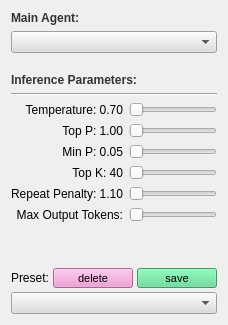
             <widget class="QWidget" name="tab_model">
              <attribute name="title">
               <string>Model</string>
              </attribute>
              <layout class="QVBoxLayout" name="verticalLayout_model">
               <item>
                <widget class="QLabel" name="label_model">
                 <property name="font">
                  <font>
                   <weight>75</weight>
                   <bold>true</bold>
                  </font>
                 </property>
                 <property name="styleSheet">
                  <string notr="true">color: rgb(51, 51, 51);</string>
                 </property>
                 <property name="text">
                  <string>Main Agent:</string>
                 </property>
                </widget>
               </item>
               <item>
                <layout class="QVBoxLayout" name="verticalLayout_5">
                 <property name="spacing">
                  <number>4</number>
                 </property>
                 <item>
                  <widget class="QComboBox" name="model_combo">
                   <property name="styleSheet">
                    <string notr="true">selection-background-color: #be8fd3;
background-color: rgb(221, 221, 221);
</string>
                   </property>
                   <property name="editable">
                    <bool>false</bool>
                   </property>
                   <property name="frame">
                    <bool>true</bool>
                   </property>
                  </widget>
                 </item>
                </layout>
               </item>
               <item>
                <widget class="QLabel" name="label_gen_params">
                 <property name="font">
                  <font>
                   <weight>75</weight>
                   <bold>true</bold>
                  </font>
                 </property>
                 <property name="styleSheet">
                  <string notr="true">color: rgb(51, 51, 51);</string>
                 </property>
                 <property name="text">
                  <string>
Inference Parameters:</string>
                 </property>
                </widget>
               </item>
               <item>
                <widget class="Line" name="line">
                 <property name="orientation">
                  <enum>Qt::Horizontal</enum>
                 </property>
                </widget>
               </item>
               <item>
                <layout class="QHBoxLayout" name="horizontalLayout_12">
                 <item>
                  <layout class="QVBoxLayout" name="verticalLayout_4">
                   <item>
                    <widget class="QLabel" name="temp_label">
                     <property name="text">
                      <string>Temperature: 0.70</string>
                     </property>
                     <property name="alignment">
                      <set>Qt::AlignRight|Qt::AlignTrailing|Qt::AlignVCenter</set>
                     </property>
                    </widget>
                   </item>
                   <item>
                    <widget class="QLabel" name="top_p_label">
                     <property name="text">
                      <string>Top P: 1.00</string>
                     </property>
                     <property name="alignment">
                      <set>Qt::AlignRight|Qt::AlignTrailing|Qt::AlignVCenter</set>
                     </property>
                    </widget>
                   </item>
                   <item>
                    <widget class="QLabel" name="min_p_label">
                     <property name="text">
                      <string>Min P: 0.05</string>
                     </property>
                     <property name="alignment">
                      <set>Qt::AlignRight|Qt::AlignTrailing|Qt::AlignVCenter</set>
                     </property>
                    </widget>
                   </item>
                   <item>
                    <widget class="QLabel" name="top_k_label">
                     <property name="text">
                      <string>Top K: 40</string>
                     </property>
                     <property name="alignment">
                      <set>Qt::AlignRight|Qt::AlignTrailing|Qt::AlignVCenter</set>
                     </property>
                    </widget>
                   </item>
                   <item>
                    <widget class="QLabel" name="repeat_penalty_label">
                     <property name="text">
                      <string>Repeat Penalty: 1.10</string>
                     </property>
                     <property name="alignment">
                      <set>Qt::AlignRight|Qt::AlignTrailing|Qt::AlignVCenter</set>
                     </property>
                    </widget>
                   </item>
                   <item>
                    <widget class="QLabel" name="max_output_label">
                     <property name="text">
                      <string>Max Output Tokens:</string>
                     </property>
                     <property name="alignment">
                      <set>Qt::AlignRight|Qt::AlignTrailing|Qt::AlignVCenter</set>
                     </property>
                    </widget>
                   </item>
                  </layout>
                 </item>
                 <item>
                  <layout class="QVBoxLayout" name="verticalLayout_9">
                   <item>
                    <widget class="QSlider" name="temp_slider">
                     <property name="styleSheet">
                      <string notr="true">selection-background-color: #54d88c;</string>
                     </property>
                     <property name="maximum">
                      <number>200</number>
                     </property>
                     <property name="orientation">
                      <enum>Qt::Horizontal</enum>
                     </property>
                    </widget>
                   </item>
                   <item>
                    <widget class="QSlider" name="top_p_slider">
                     <property name="styleSheet">
                      <string notr="true">selection-background-color: #54d88c;</string>
                     </property>
                     <property name="maximum">
                      <number>100</number>
                     </property>
                     <property name="orientation">
                      <enum>Qt::Horizontal</enum>
                     </property>
                    </widget>
                   </item>
                   <item>
                    <widget class="QSlider" name="min_p_slider">
                     <property name="styleSheet">
                      <string notr="true">selection-background-color: #54d88c;</string>
                     </property>
                     <property name="maximum">
                      <number>100</number>
                     </property>
                     <property name="orientation">
                      <enum>Qt::Horizontal</enum>
                     </property>
                    </widget>
                   </item>
                   <item>
                    <widget class="QSlider" name="top_k_slider">
                     <property name="styleSheet">
                      <string notr="true">selection-background-color: #54d88c;</string>
                     </property>
                     <property name="minimum">
                      <number>1</number>
                     </property>
                     <property name="maximum">
                      <number>100</number>
                     </property>
                     <property name="orientation">
                      <enum>Qt::Horizontal</enum>
                     </property>
                    </widget>
                   </item>
                   <item>
                    <widget class="QSlider" name="repeat_penalty_slider">
                     <property name="styleSheet">
                      <string notr="true">selection-background-color: #54d88c;</string>
                     </property>
                     <property name="minimum">
                      <number>100</number>
                     </property>
                     <property name="maximum">
                      <number>200</number>
                     </property>
                     <property name="orientation">
                      <enum>Qt::Horizontal</enum>
                     </property>
                    </widget>
                   </item>
                   <item>
                    <widget class="QSlider" name="max_output_horizontalSlider">
                     <property name="styleSheet">
                      <string notr="true">selection-background-color: #54d88c;</string>
                     </property>
                     <property name="maximum">
                      <number>30000</number>
                     </property>
                     <property name="orientation">
                      <enum>Qt::Horizontal</enum>
                     </property>
                    </widget>
                   </item>
                  </layout>
                 </item>
                </layout>
               </item>
               <item>
                <spacer name="spacerItem">
                 <property name="orientation">
                  <enum>Qt::Vertical</enum>
                 </property>
                 <property name="sizeHint" stdset="0">
                  <size>
                   <width>20</width>
                   <height>40</height>
                  </size>
                 </property>
                </spacer>
               </item>
               <item>
                <layout class="QVBoxLayout" name="verticalLayout_7">
                 <property name="spacing">
                  <number>4</number>
                 </property>
                 <item>
                  <layout class="QHBoxLayout" name="horizontalLayout_8">
                   <item>
                    <widget class="QLabel" name="label_2">
                     <property name="sizePolicy">
                      <sizepolicy hsizetype="Expanding" vsizetype="Preferred">
                       <horstretch>0</horstretch>
                       <verstretch>0</verstretch>
                      </sizepolicy>
                     </property>
                     <property name="text">
                      <string>Preset:</string>
                     </property>
                    </widget>
                   </item>
                   <item>
                    <widget class="QPushButton" name="pushButtonInferrancePresetDelete">
                     <property name="minimumSize">
                      <size>
                       <width>0</width>
                       <height>20</height>
                      </size>
                     </property>
                     <property name="maximumSize">
                      <size>
                       <width>16777215</width>
                       <height>20</height>
                      </size>
                     </property>
                     <property name="font">
                      <font>
                       <pointsize>8</pointsize>
                      </font>
                     </property>
                     <property name="styleSheet">
                      <string notr="true">background-color: #ef8bce; 
color: black;
</string>
                     </property>
                     <property name="text">
                      <string>delete</string>
                     </property>
                    </widget>
                   </item>
                   <item>
                    <widget class="QPushButton" name="pushButtonInferrancePresetSave">
                     <property name="minimumSize">
                      <size>
                       <width>0</width>
                       <height>20</height>
                      </size>
                     </property>
                     <property name="maximumSize">
                      <size>
                       <width>16777215</width>
                       <height>20</height>
                      </size>
                     </property>
                     <property name="font">
                      <font>
                       <pointsize>8</pointsize>
                      </font>
                     </property>
                     <property name="styleSheet">
                      <string notr="true">background-color: #54d88c; 
color: black;
</string>
                     </property>
                     <property name="text">
                      <string>save</string>
                     </property>
                    </widget>
                   </item>
                  </layout>
                 </item>
                 <item>
                  <layout class="QHBoxLayout" name="horizontalLayout_9">
                   <item>
                    <widget class="QComboBox" name="comboBoxInferrancePreset">
                     <property name="sizePolicy">
                      <sizepolicy hsizetype="Expanding" vsizetype="Fixed">
                       <horstretch>0</horstretch>
                       <verstretch>0</verstretch>
                      </sizepolicy>
                     </property>
                     <property name="styleSheet">
                      <string notr="true">selection-background-color: #be8fd3;
background-color: rgb(221, 221, 221);
</string>
                     </property>
                    </widget>
                   </item>
                  </layout>
                 </item>
                </layout>
               </item>
              </layout>
             </widget>
